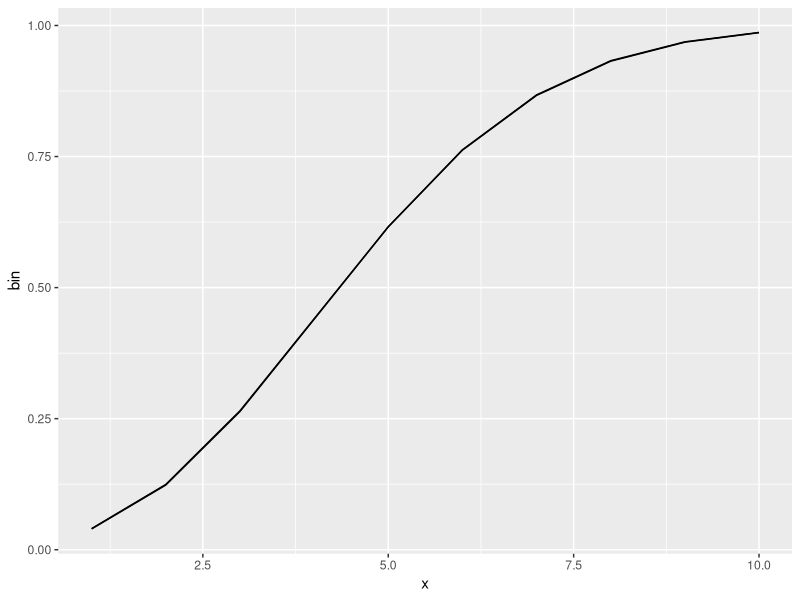
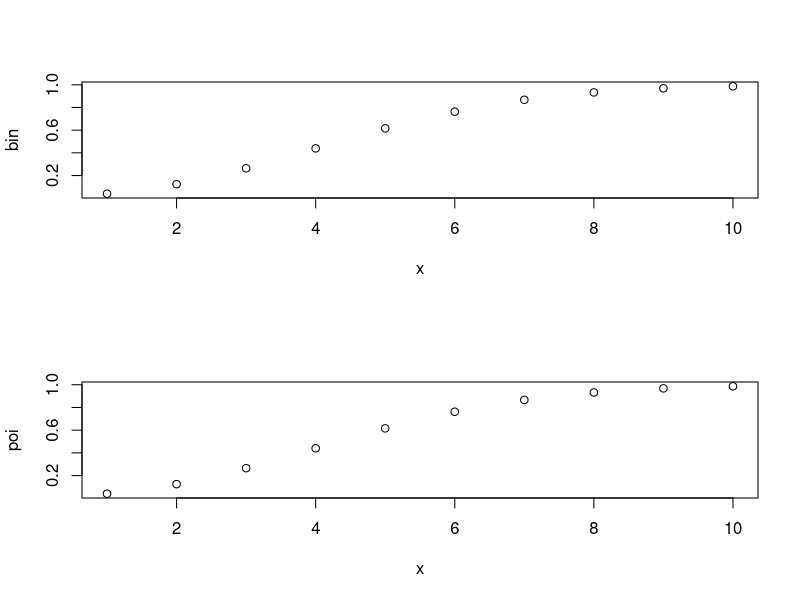
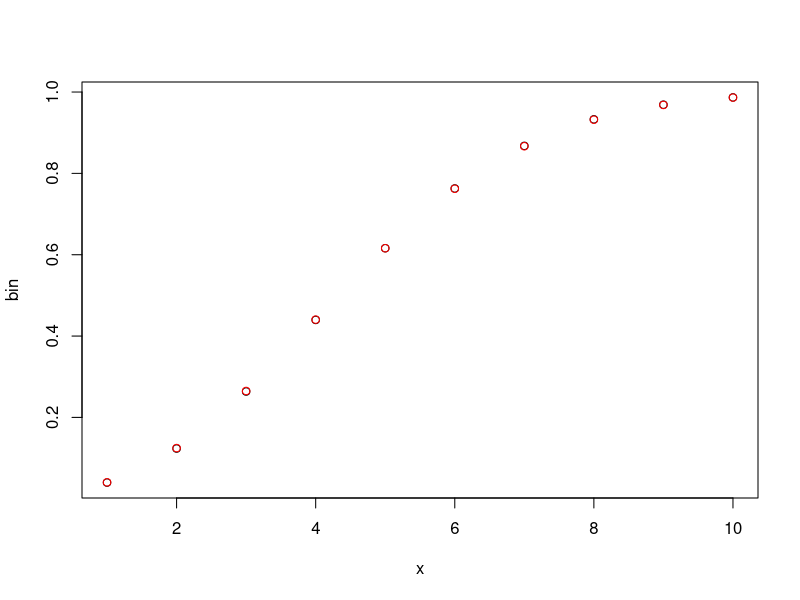
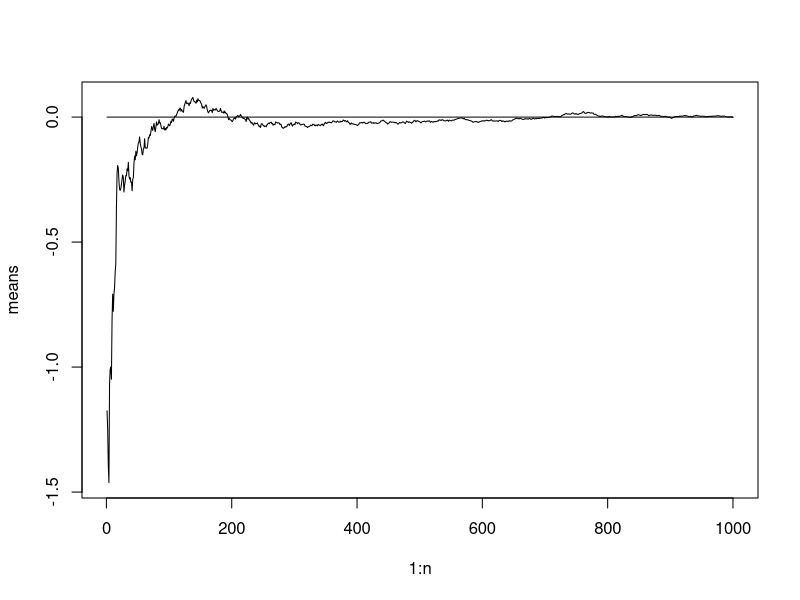
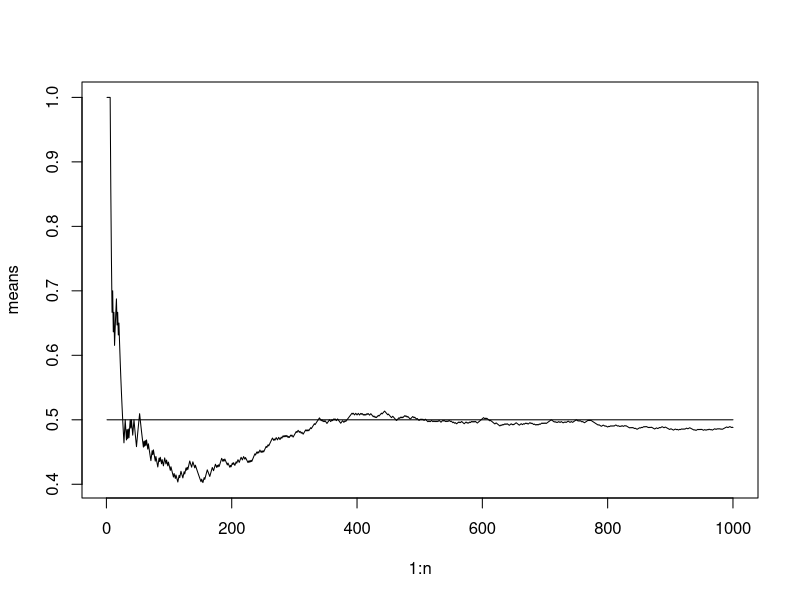
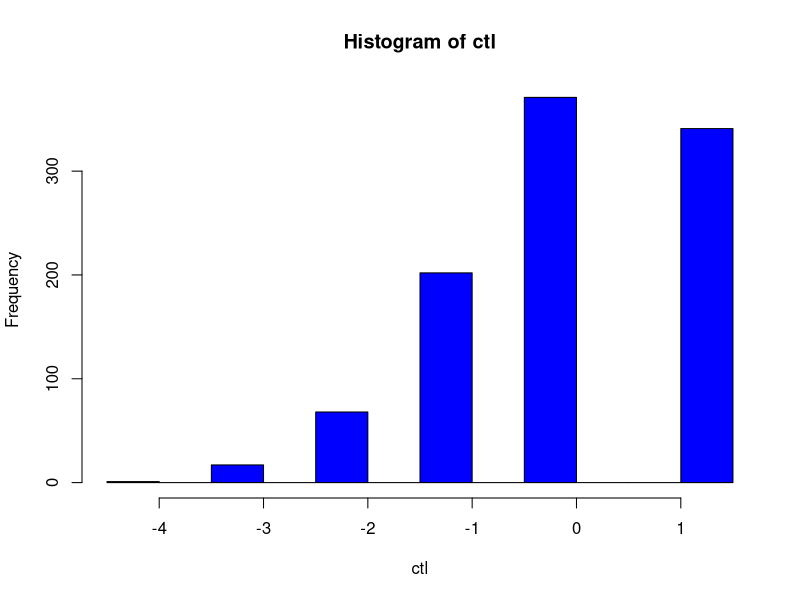
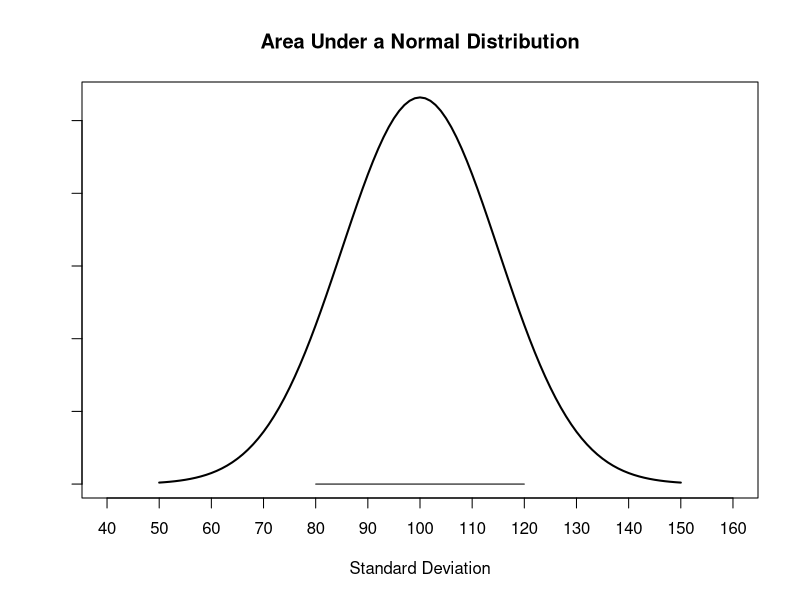
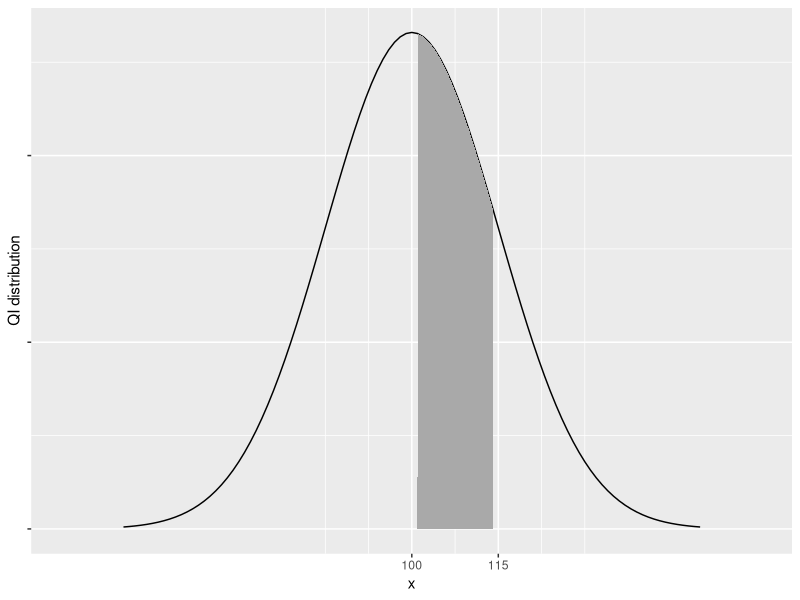

These figures' R source, in order:






library(ggplot2)







x <- 1:10
bin <- pbinom(x,500,0.01)
poi <- ppois(x,500*0.01)

prob <- data.frame(x,bin,poi)

ggplot(prob, aes(x))+
  geom_line(aes(y=bin))+
  geom_line(aes(y=poi))

par(mfrow=c(2,1))  
plot(x,bin)
plot(x,poi)
dev.off()

plot(x,bin)
points(x,poi, col="red")



### Legge dei grandi numeri con distibuzione normale standard, l'asintoto delle medie converge a zero, mu.
n <- 1000
means <- cumsum(rnorm(n))/(1:n)

plot(1:n, means, type = "l")
lines(1:n,rep(0,1000))

### Legge dei grandi numeri con distibuzione bernulliana
means <- cumsum(sample(0:1,n,replace = T))/(1:n)

plot(1:n, means, type = "l")
lines(1:n,rep(0.5,1000))






### teorema centrale del limite

# CTL_bernulli: n di eventi iid che compongono il campione, p probabilità di ogni evento  
# dato n e p dimostra che la media del campione converge ad una distribuzione normale standard 

CTL_bernulli <- function(n,p){
  t <- 1:1000
  for (i in t){
    means[i] <- sum(sample(0:1,n,replace = T, prob = c(1-p,p)))/n
  }
  ctl <- (means-p)*sqrt(n)/sqrt(p*(1-p))
  
  col <- switch(n/10, "blue", "red","green")
  hist(ctl,col = col)
}

CTL_bernulli(10,0.9)

switch(n/10,hist(ctl, col="blue"), hist(ctl, col="red"), hist(ctl, col="green"), hist(ctl, col="yellow"))










x <-  seq(50, 150,1)
plot(x = x,
     y = dnorm(x,100,15),
     type = "l",                            # Specify that you want to plot a line graph
     lwd = 2,                               # Thickness of line
     lty = 1,
     col = "black",                          # Colour of line
     xlim=c(40,160),                          # Set limit of x-axis
     frame.plot=TRUE,                       # Do plot the frame of the graph
     xlab=" ",                    # Title for x-axis
     ylab= " ",                             # Title for y-axis
     axes = FALSE,                          # Don't plot the scales by default
     main=paste(" "))     # Main title
title(main="Area Under a Normal Distribution") # "line" adjusts distance to axis, cex.lab adjusts size
title(xlab="Standard Deviation") #  # "line" adj
Axis(side=1,at=seq(40, 160, by = 10))
Axis(side=2, labels=FALSE)

# Create data for the area to shade +-3SD
cord.1x <-  c(80,seq(80,120,0.01),120) 
cord.1y <-  c(0,dnorm(seq(80,120,0.01)),0) 
# Make a curve
#curve(dnorm(x,100,15), xlim=c(40,160), main='Standard Normal',lwd=2) 
# Add the shaded area.
polygon(cord.1x,cord.1y,col='grey60')
#dev.off()




dat <-  data.frame(x, y=dnorm(x,100,15))
ggplot(data = dat, mapping = aes(x = x, y = y)) +
  geom_line()+
  geom_area(mapping = aes(x = ifelse(x>100 & x< 115 , x, 0)), fill = "darkgrey") +
  scale_x_continuous(limits=c(40,160), breaks = c(100,115))+
  scale_y_continuous(labels = NULL)+
  ylab("QI distribution")
  

x <- seq(0,1,0.01)
dat <- data.frame(x,y=2*x)
ggplot(data=dat, mapping = aes(x=x,y=y))+
  geom_line()+
  geom_area(mapping = aes(x = ifelse(x>0.2 & x< 0.6 , x, 0)), fill = "darkgrey")+
  scale_x_continuous(limits=c(0,2), breaks = c(0.2,0.6))+
  scale_y_continuous(labels = NULL, limits=c(0,2))
  


